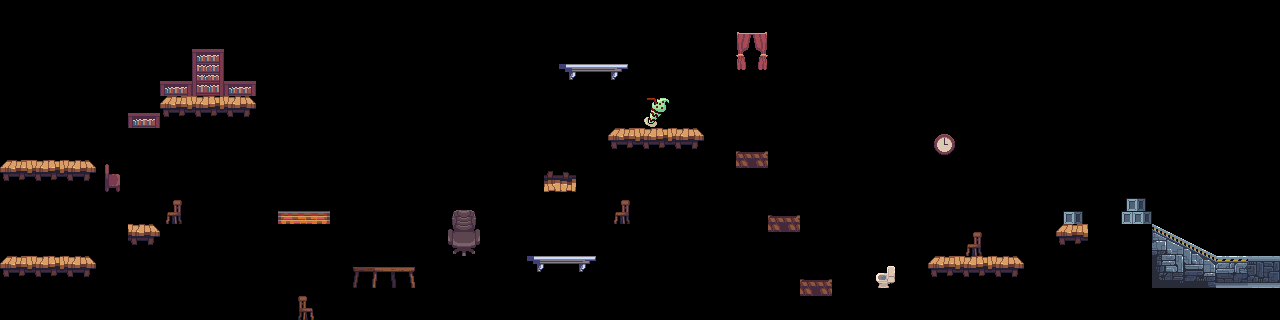

A level layout from a 2D game, rendered from its tile map. Below: a short description, then the map file with tile-grid data replaced by summaries:
An orthogonal 40x10 tile map with 32x32 px tiles, 5 tile layers (surf, surf2, surf3, top1, ...), 1 hidden layer not drawn, 2 tilesets and 34 objects.

<map version="1.10" tiledversion="1.11.0" orientation="orthogonal" renderorder="right-down" width="40" height="10" tilewidth="32" tileheight="32" infinite="0" nextlayerid="8" nextobjectid="43">
 <editorsettings>
  <export target="../public/assets/levels/level3.json" format="json" />
 </editorsettings>
 <tileset firstgid="1" name="tileset4" tilewidth="32" tileheight="32" tilecount="1000" columns="100">
  <image source="tileset4.png" width="3200" height="320" />
 </tileset>
 <tileset firstgid="1001" name="tileset6" tilewidth="32" tileheight="32" tilecount="153" columns="9">
  <image source="tileset6.png" width="288" height="544" />
 </tileset>
 <layer id="1" name="bg" width="40" height="10" visible="0">
  <data>[400 cells, 400 non-empty, 400 distinct tile ids]</data>
 </layer>
 <layer id="2" name="surf" width="40" height="10">
  <data>[400 cells, 1 non-empty, 1 distinct tile ids]</data>
 </layer>
 <layer id="3" name="surf2" width="40" height="10">
  <data>[400 cells, 0 non-empty, 0 distinct tile ids]</data>
 </layer>
 <layer id="4" name="surf3" width="40" height="10">
  <data>[400 cells, 16 non-empty, 14 distinct tile ids]</data>
 </layer>
 <layer id="5" name="top1" width="40" height="10">
  <data>[400 cells, 11 non-empty, 7 distinct tile ids]</data>
 </layer>
 <layer id="6" name="top2" width="40" height="10">
  <data>[400 cells, 33 non-empty, 17 distinct tile ids]</data>
 </layer>
 <objectgroup id="7" name="collisions">
  <object id="1" x="-0.5" y="160.5" width="94.5" height="20.5" />
  <object id="2" x="-1.5" y="255" width="98.5" height="20.5" />
  <object id="4" x="127.5" y="223.5" width="31.5" height="22" />
  <object id="5" x="159.5" y="95.5" width="96" height="22.5" />
  <object id="6" x="277" y="210.5" width="53.5" height="14.5" />
  <object id="8" x="299.5" y="308" width="14.5" height="13" />
  <object id="9" x="350.5" y="266.5" width="64" height="20" />
  <object id="10" x="446.5" y="229.5" width="34" height="26" />
  <object id="11" x="524" y="255.5" width="73.5" height="19" />
  <object id="12" x="607" y="127" width="96.5" height="23.5" />
  <object id="13" x="558" y="63.5" width="69.5" height="19" />
  <object id="15" x="735" y="157" width="33.5" height="12.5" />
  <object id="16" x="767" y="220.5" width="32.5" height="13" />
  <object id="17" x="798.5" y="283.5" width="35" height="14" />
  <object id="18" x="873" y="273" width="22" height="16" />
  <object id="21" x="927.5" y="257" width="97" height="19" />
  <object id="22" x="1057.5" y="225" width="31" height="19" />
  <object id="23" x="1063.5" y="212.5" width="17.5" height="13.5" />
  <object id="24" x="1117.5" y="211.5" width="34.5" height="12.5" />
  <object id="25" x="1127" y="198.5" width="18" height="14" />
  <object id="27" x="541.5" y="178.5" width="36" height="13.5" />
  <object id="28" x="611.5" y="212" width="19.5" height="12" />
  <object id="29" x="101.5" y="176" width="19" height="9" />
  <object id="30" x="164.5" y="211.5" width="16.5" height="13.5" />
  <object id="33" x="127.5" y="112.5" width="32.5" height="15" />
  <object id="34" x="1151.5" y="224.5" width="8" height="15" />
  <object id="35" x="1161" y="228.5" width="6.5" height="17.5" />
  <object id="36" x="1168.5" y="232" width="7.5" height="20" />
  <object id="37" x="1176.5" y="237.5" width="7.5" height="21" />
  <object id="38" x="1184.5" y="241" width="7.5" height="26" />
  <object id="39" x="1192.5" y="244.5" width="8.5" height="24" />
  <object id="40" x="1201" y="249" width="7.5" height="22" />
  <object id="41" x="1209" y="253" width="7" height="19.5" />
  <object id="42" x="1216" y="254" width="69.5" height="19" />
 </objectgroup>
</map>